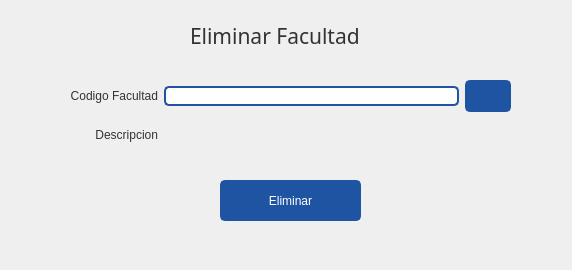
<?xml version="1.0" encoding="UTF-8"?>
<ui version="4.0">
 <class>CargarFacultad</class>
 <widget class="QWidget" name="CargarFacultad">
  <property name="windowModality">
   <enum>Qt::ApplicationModal</enum>
  </property>
  <property name="geometry">
   <rect>
    <x>0</x>
    <y>0</y>
    <width>572</width>
    <height>270</height>
   </rect>
  </property>
  <property name="minimumSize">
   <size>
    <width>500</width>
    <height>270</height>
   </size>
  </property>
  <property name="maximumSize">
   <size>
    <width>3000</width>
    <height>3000</height>
   </size>
  </property>
  <property name="windowTitle">
   <string>Cargar Producto</string>
  </property>
  <property name="windowIcon">
   <iconset resource="resources.qrc">
    <normaloff>:/icons/images/icons/cil-pencil.png</normaloff>:/icons/images/icons/cil-pencil.png</iconset>
  </property>
  <property name="styleSheet">
   <string notr="true">QWidget{
	color: #333;
	font: 9pt &quot;Segoe UI&quot;;
}
/* ----------------- LineEdit  ----------------- */
QLineEdit {
	border-radius: 5px;
	border: 2px solid #1F54A3;
	padding-left: 10px;
	selection-color: white;
	selection-background-color: #2A3C57;
    color: black;
}
QLineEdit:hover {
	border: 2px solid rgb(98, 114, 164);
}
QLineEdit:focus {
	border: 2px solid #2A3C57;
}



/* ----------------- Button ----------------- */
QPushButton {
	border: 2px solid #1F54A3;
	border-radius: 5px;	
	background-color: #1F54A3;
	color:white;
}
 QPushButton:hover {
	background-color: #286FD6;
	border: 2px solid #286FD6;
}
 QPushButton:pressed {	
	background-color: #2A3C57;
	border: 2px solid #2A3C57;
}

/* ----------------- CheckBox ----------------- */

QCheckBox::indicator {
	border : 1px solid #6272a4;
	width: 15px;
	height: 15px;
	border-radius: 15px;
    background: #6272a4;
}
QCheckBox::indicator:hover {
	background-color: #286FD6;
	border : 1px solid #286FD6;
}
QCheckBox::indicator:checked {
	border : 1px solid #1F54A3;
    background: 3px solid #1F54A3;	
	background-image: url(:/icons/images/icons/cil-check-alt.png);
}


/* ----------------- QDateEdit ----------------- */
QDateTimeEdit{
	background-color: white;
	border-radius: 5px;
	border: 2px solid #1F54A3;
    color: black;
}
QDateTimeEdit:hover{
	border: 2px solid #7284b9;
}

QDateTimeEdit:focus {
	border: 2px solid #2A3C57;
}


QDateTimeEdit::up-button {
    border-image: url(:/icons/images/icons/cil-arrow-top.png); 
}

QDateTimeEdit::down-button {
    border-image: url(:/icons/images/icons/cil-arrow-bottom.png);
}














</string>
  </property>
  <widget class="QLabel" name="label">
   <property name="geometry">
    <rect>
     <x>190</x>
     <y>0</y>
     <width>221</width>
     <height>71</height>
    </rect>
   </property>
   <property name="font">
    <font>
     <family>Microsoft YaHei UI Light</family>
     <pointsize>16</pointsize>
     <weight>3</weight>
     <italic>false</italic>
     <bold>false</bold>
    </font>
   </property>
   <property name="styleSheet">
    <string notr="true">font: 25 16pt &quot;Microsoft YaHei UI Light&quot;;</string>
   </property>
   <property name="text">
    <string>Eliminar Facultad</string>
   </property>
  </widget>
  <widget class="QWidget" name="gridLayoutWidget">
   <property name="geometry">
    <rect>
     <x>70</x>
     <y>80</y>
     <width>441</width>
     <height>71</height>
    </rect>
   </property>
   <layout class="QGridLayout" name="gridLayout">
    <item row="0" column="2">
     <widget class="QPushButton" name="btn_buscar">
      <property name="minimumSize">
       <size>
        <width>32</width>
        <height>32</height>
       </size>
      </property>
      <property name="text">
       <string/>
      </property>
      <property name="icon">
       <iconset resource="resources.qrc">
        <normaloff>:/icons/images/icons/cil-paper-plane.png</normaloff>:/icons/images/icons/cil-paper-plane.png</iconset>
      </property>
     </widget>
    </item>
    <item row="0" column="0">
     <widget class="QLabel" name="label_11">
      <property name="text">
       <string>Codigo Facultad</string>
      </property>
      <property name="alignment">
       <set>Qt::AlignRight|Qt::AlignTrailing|Qt::AlignVCenter</set>
      </property>
     </widget>
    </item>
    <item row="0" column="1">
     <widget class="QLineEdit" name="txt_codfacultad">
      <property name="enabled">
       <bool>true</bool>
      </property>
      <property name="minimumSize">
       <size>
        <width>0</width>
        <height>0</height>
       </size>
      </property>
      <property name="maximumSize">
       <size>
        <width>295</width>
        <height>16777215</height>
       </size>
      </property>
      <property name="clearButtonEnabled">
       <bool>false</bool>
      </property>
     </widget>
    </item>
    <item row="1" column="1">
     <widget class="QLabel" name="lbl_nombrefacultad">
      <property name="text">
       <string/>
      </property>
     </widget>
    </item>
    <item row="1" column="0">
     <widget class="QLabel" name="label_12">
      <property name="text">
       <string>Descripcion</string>
      </property>
      <property name="alignment">
       <set>Qt::AlignRight|Qt::AlignTrailing|Qt::AlignVCenter</set>
      </property>
     </widget>
    </item>
   </layout>
  </widget>
  <widget class="QPushButton" name="btn_eliminar">
   <property name="enabled">
    <bool>false</bool>
   </property>
   <property name="geometry">
    <rect>
     <x>220</x>
     <y>180</y>
     <width>141</width>
     <height>41</height>
    </rect>
   </property>
   <property name="minimumSize">
    <size>
     <width>116</width>
     <height>32</height>
    </size>
   </property>
   <property name="text">
    <string>Eliminar</string>
   </property>
  </widget>
 </widget>
 <tabstops>
  <tabstop>btn_eliminar</tabstop>
 </tabstops>
 <resources>
  <include location="resources.qrc"/>
 </resources>
 <connections/>
</ui>
